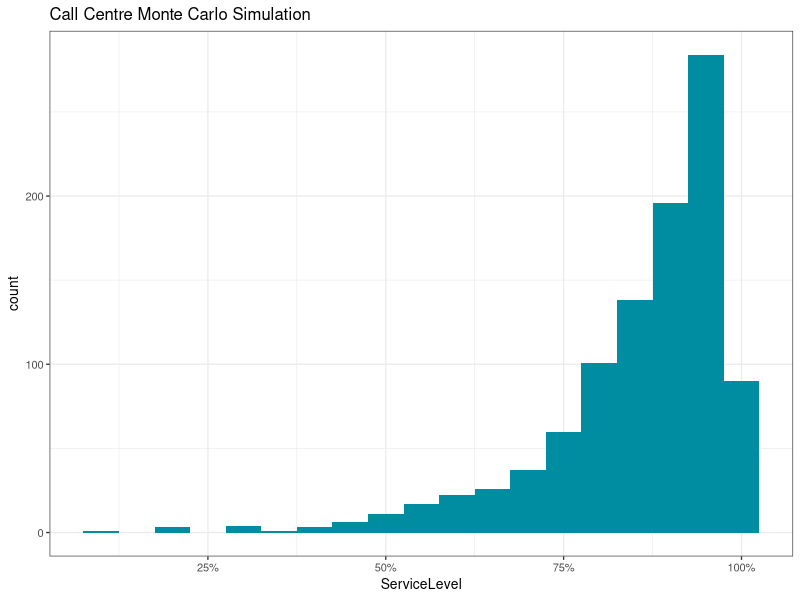
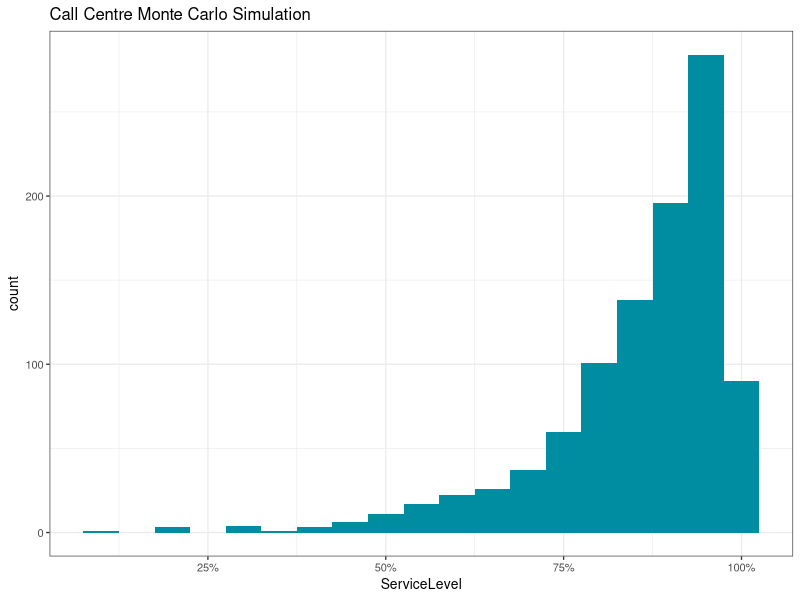

R code for these plots, in order:
## Erlang-C Functions
intensity <- function(rate, duration, interval = 60) {
    (rate / interval) * duration
}

erlang_c <- function(agents, rate, duration, interval = 60) {
    int <- intensity(rate, duration, interval)
    erlang_b_inv <- 1
    for (i in 1:agents) {
        erlang_b_inv <- 1 + erlang_b_inv * i / int
    }
    erlang_b <- 1 / erlang_b_inv
    agents * erlang_b / (agents - int * (1 - erlang_b))
}

service_level <- function(agents, rate, duration, target, interval = 60) {
    pw <- erlang_c(agents, rate, duration, interval)
    int <- intensity(rate, duration, interval)
    1 - (pw * exp(-(agents - int) * (target / duration)))
}

resource <- function(rate, duration, target, gos_target, interval = 60) {
    agents <- round(intensity(rate, duration, interval) + 1)
    gos <- service_level(agents, rate, duration, target, interval)
    while (gos < gos_target * (gos_target > 1) / 100) {
        agents <- agents + 1
        gos <- service_level(agents, rate, duration, target, interval)
    }
    return(c(agents, gos))
}

library(tidyverse)

intensity_mc <- function(rate_m, rate_sd, duration_m, duration_sd, interval = 60, sims = 1000) {
  (rnorm(sims, rate_m, rate_sd) / (60 * interval)) * rnorm(sims, duration_m, duration_sd)
}

intensity_mc(100, 10, 180, 20, interval = 30) %>%
  summary()

erlang_c_mc <- function(agents, rate_m, rate_sd, duration_m, duration_sd, interval = 60) {
  int <- intensity_mc(rate_m, rate_sd, duration_m, duration_sd, interval)
  erlang_b_inv <- 1
  for (i in 1:agents) {
    erlang_b_inv <- 1 + erlang_b_inv * i / int
  }
  erlang_b <- 1 / erlang_b_inv
  agents * erlang_b / (agents - int * (1 - erlang_b))
}

service_level_mc <- function(agents, rate_m, rate_sd, duration_m, duration_sd, target, interval = 60, sims = 1000) {
  pw <- erlang_c_mc(agents, rate_m, rate_sd, duration_m, duration_sd, interval)
  int <- intensity_mc(rate_m, rate_sd, duration_m, duration_sd, interval, sims)
  1 - (pw * exp(-(agents - int) * (target / rnorm(sims, duration_m, duration_sd))))
}

tibble(ServiceLevel = service_level_mc(agents = 14,
                                       rate_m = 100,
                                       rate_sd = 10,
                                       duration_m = 180,
                                       duration_sd = 20,
                                       target = 20,
                                       interval = 30,
                                       sims = 1000)) %>%
  ggplot(aes(ServiceLevel)) +
  geom_histogram(binwidth = 0.05, fill = "#008da1") +
  scale_x_continuous(labels = scales::percent) + 
  theme_bw(base_size = 10) +
  labs(title = "Call Centre Monte Carlo Simulation")
ggsave("call-centre-monte-carlo.png", width = 6, height = 4)
